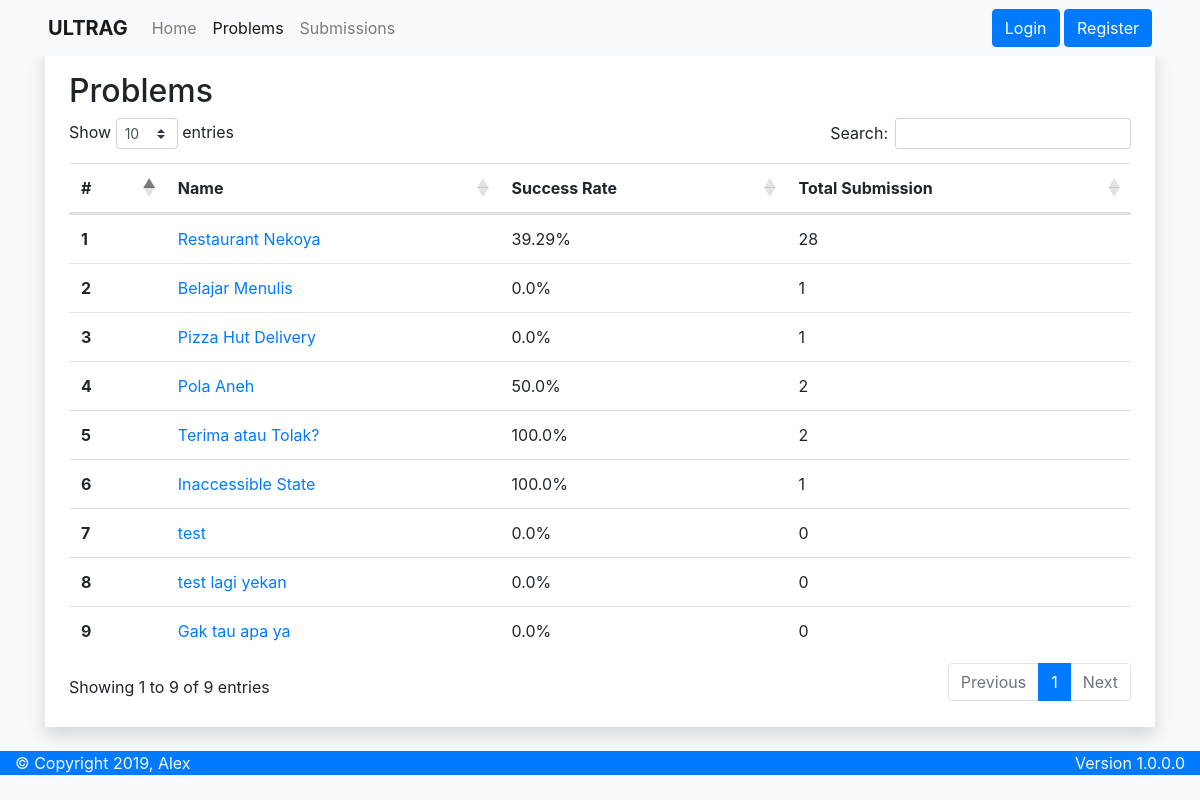
The page /problems on the database its author committed.
### apps/models.py (models this page shows, shortened)
class Problem(models.Model):
    name = models.CharField(max_length=50)
    description = models.TextField(default=None)
    input_format = models.TextField(default=None)
    output_format = models.TextField(default=None)
    constraints = models.TextField(default=None)
    time_limit = models.PositiveSmallIntegerField()
    memory_limit = models.PositiveSmallIntegerField()
    date = models.DateTimeField(auto_now=True, editable=False)

### apps/views.py (the view)
# urls.py: path('problems', views.problems, name='problems'),
def problems(request):
    problems = models.Problem.objects.all()
    for problem in problems:
        problem.total = models.Submission.objects.filter(Q(problem_id=problem), ~Q(status='PEN'))
        if problem.total.count() > 0:
            problem.success = round(problem.total.filter(status='AC').count() / problem.total.count() * 100.0, 2)
        else:
            problem.success = 0.00
        problem.total = problem.total.count()
    context = {
        'Title': 'ULTRAG - Problem List',
        'Problems': problems
    }
    return render(request, 'apps/problems.html', context)

### apps/templates/apps/problems.html (shortened to what this page needs)
{% extends 'apps/base.html' %}
{% block extra-css %}
<link rel="stylesheet" href="https://cdn.datatables.net/1.10.20/css/dataTables.bootstrap4.min.css">
{% endblock extra-css %}
{% block content %}
<h2>Problems</h2>
<table id="problems" class="table table-hover">
	<thead>
		<tr>
			<th scope="col">#</th>
			<th scope="col">Name</th>
			<th scope="col">Success Rate</th>
			<th scope="col">Total Submission</th>
		</tr>
	</thead>
	<tbody>
		{% for problem in Problems %}
		<tr>
			<th scope="row">{{ forloop.counter }}</th>
			<td><a href="{% url 'apps:problem' problem.id %}">{{ problem.name }}</a></td>
			<td>{{ problem.success }}%</td>
			<td>{{ problem.total }}</td>
		</tr>
		{% endfor %}
	</tbody>
</table>
{% endblock content %}

### rows shown on the page
Problem: name "Restaurant Nekoya", success "39.29", total "28"
Problem: name "Belajar Menulis", success "0.0", total "1"
Problem: name "Pizza Hut Delivery", success "0.0", total "1"
Problem: name "Pola Aneh", success "50.0", total "2"
Problem: name "Terima atau Tolak?", success "100.0", total "2"
Problem: name "Inaccessible State", success "100.0", total "1"
Problem: name "test", success "0.0", total "0"
Problem: name "test lagi yekan", success "0.0", total "0"
Problem: name "Gak tau apa ya", success "0.0", total "0"
